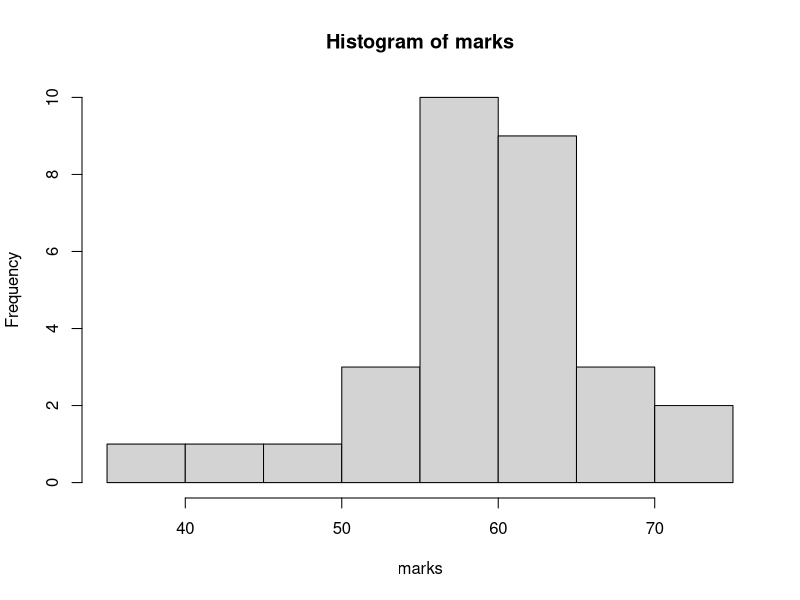
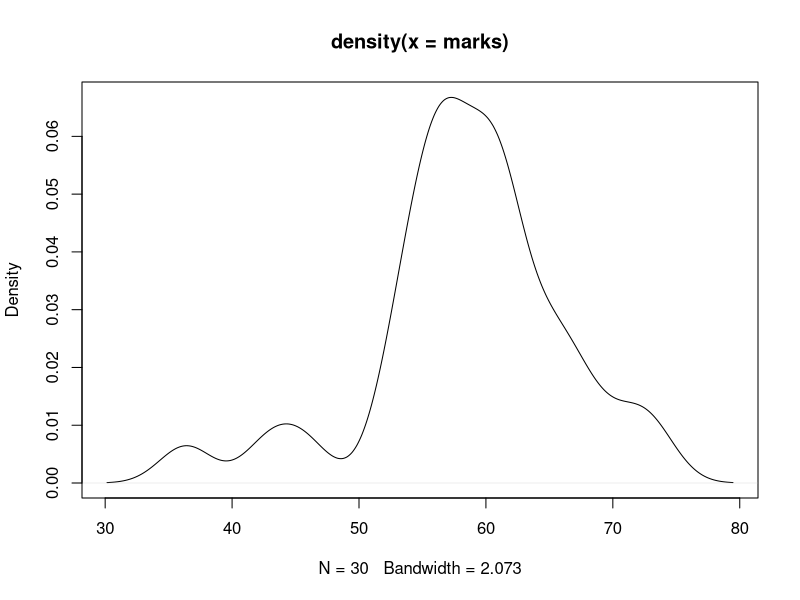
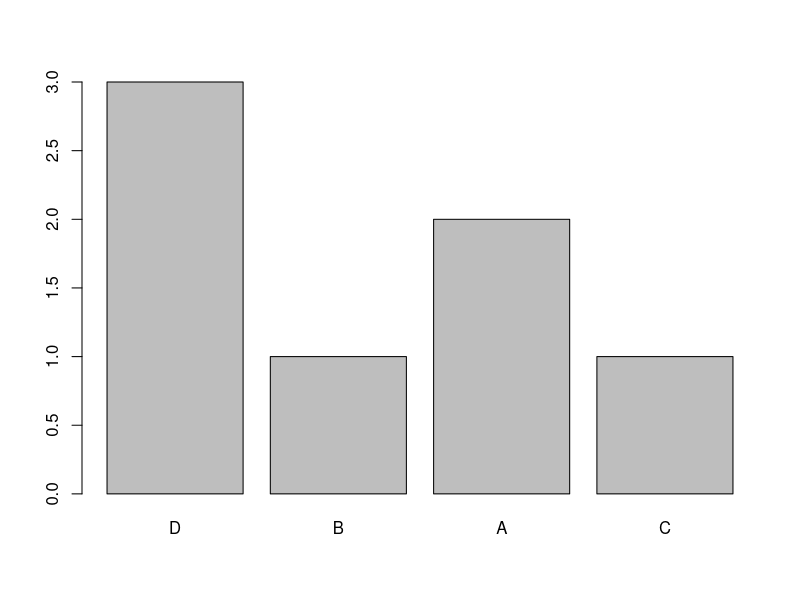
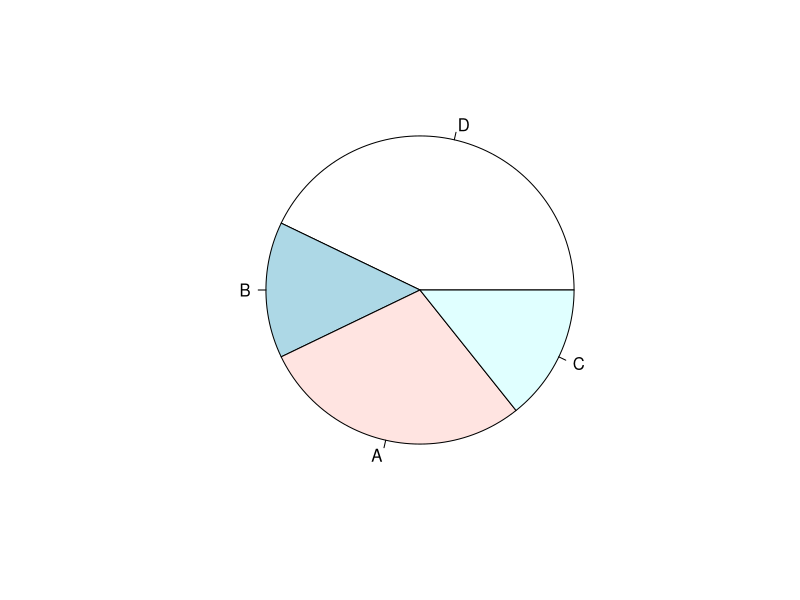

These charts were generated, in order, by the following R code:
#vector

x = c(1,2,3)
x1 = 1:10000000
length(x1)
x
x1
x2 = seq(10, 100, 2)
x2
?seq
x3 = seq(from=10,to=100,by=3)
x3


#numeric vector----

marks = rnorm(n=30, mean=60, sd=10)
marks
(marks = rnorm(n=30, mean=60, sd=10))     #only learning and not in practice
mean(marks)
median(marks)
mode(marks)  #no mode
sd(marks)
var(marks)
summary(marks)
range(marks)

  #Properties of DS
length(marks)
str(marks)
class(marks)
hist(marks)
plot(density(marks))



#character vector----

names = c('Ram', 'Shyam', 'Robin')
names
length(names)
mean(names) #no mean
class(names)
summary(names)

gender = c('M', 'F', 'M')
summary(gender)
genderF = factor(gender)
summary(genderF)


grades = c('A', 'B', 'C', 'D', 'A', 'D', 'D')
gradesF = factor(grades, ordered=T)
summary(gradesF)
gradesF

gradesF1 = factor(grades, ordered=T, levels=c('D','B','A','C'))
summary(gradesF1)
gradesF1

gradesF2 = factor(grades, ordered=T, levels=c('D','A','C')) #not giving B an order gives an NA in output
summary(gradesF2)
gradesF2

table(gradesF1)
table(gender)

barplot(table(gradesF1))
pie(table(gradesF1))
mean(gradesF1)  #mean and median will give error



#logical vector----

married = c(TRUE, FALSE, T, T, F, T, F)
married
sum(married)
table(married)
class(married)
summary(married)




#Subset of marks----
marks
trunc(marks); round(marks,1); floor(marks); ceiling(marks)  #trunc will remove the decimals
marks1 = trunc(marks)
marks1
marks1[1]
marks1[22]   #Square bracket gives the nth value of that data
marks1[1:5]
marks1[-2]   #Minus will not show the nth value in output, here the 2nd
marks1[c(1,5,10,30)] #display only the provided values
marks1[-c(10:15,17)]
mean(marks1[-c(10:15,17)])
marks1 > 60
marks1[marks1 > 60]
marks1[marks1 > 60 & marks1 < 80]


#Example of sample of random Gender
set.seed(1234)      #To keep the same pattern again even after doing many outputs
gender2 = sample(c('M','F'), size=1000000, replace=T, prob=c(.6,.4))
gender2
table(gender2)
prop.table(table(gender2))
